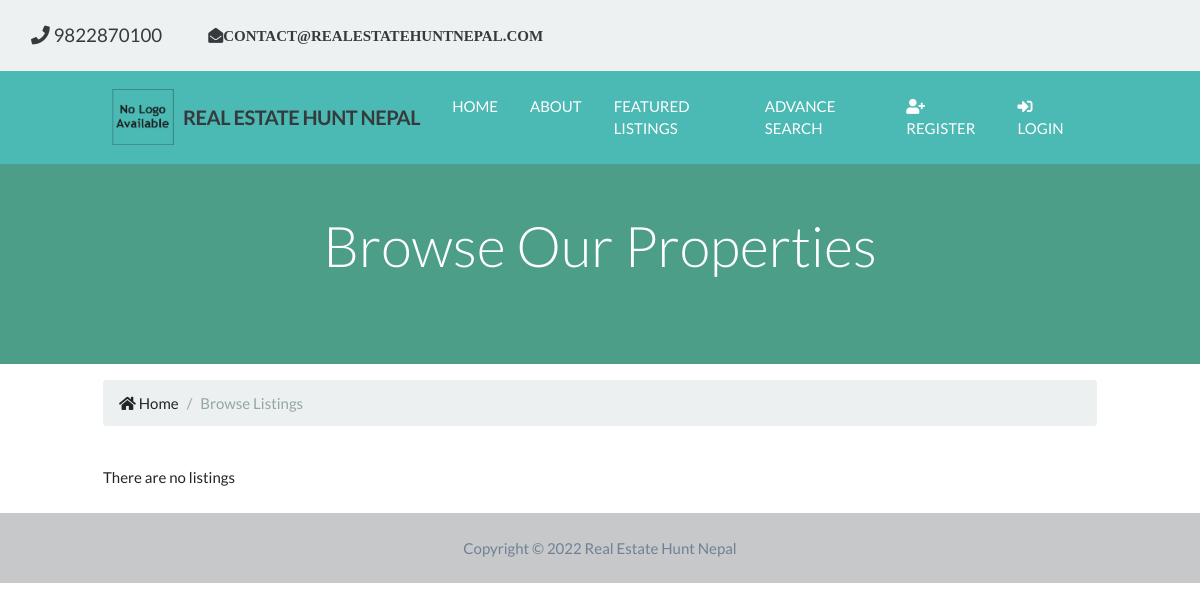
Before: /listing/ with the older database file.
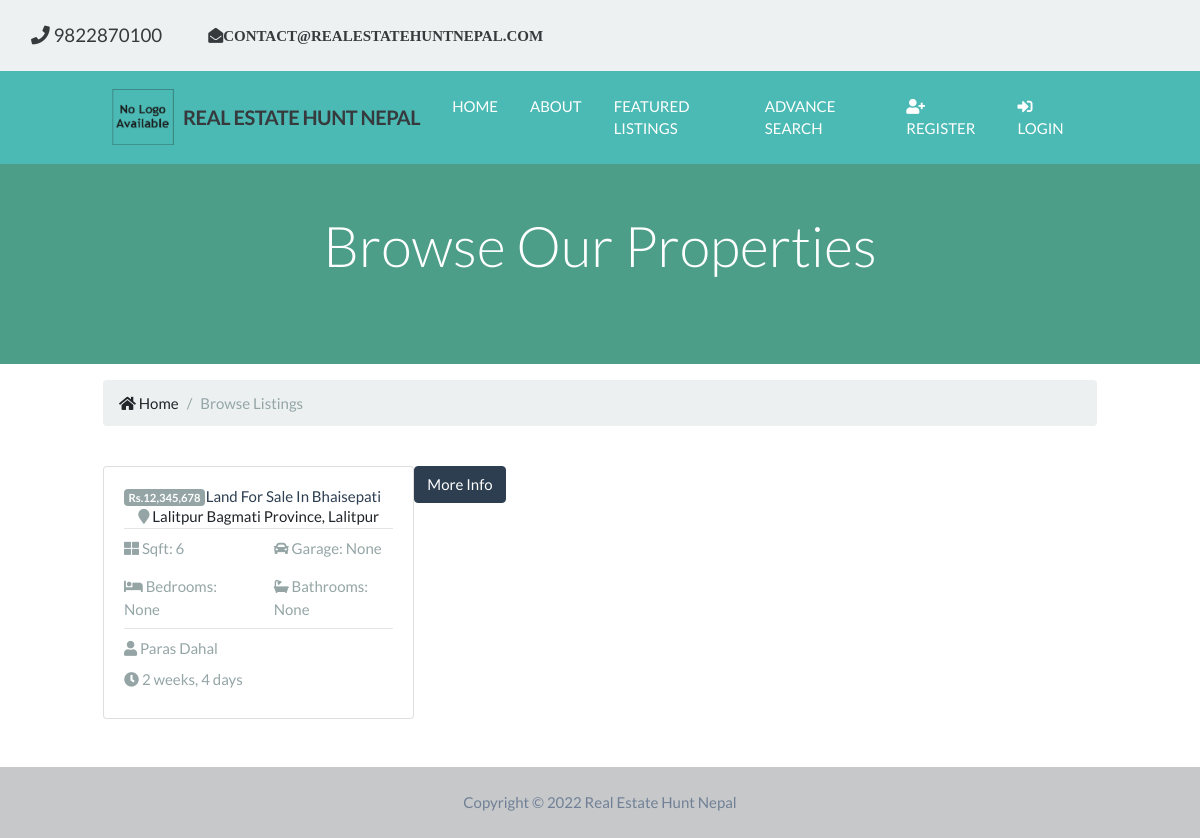
After: the same page with the newer database file.
### appartment_listing/models.py (models this page shows, shortened)
class Listings(models.Model):
    listing_id = models.AutoField(
        verbose_name='ID',
        primary_key=True,
    )
    realtor_id = models.ForeignKey(Realtors, on_delete=models.DO_NOTHING)
    listing_title = models.CharField(
        max_length=100,
        verbose_name='Title',
    )
    state = models.CharField(max_length=100, verbose_name='State')
    district = models.CharField(max_length=100, verbose_name='District')
    city = models.CharField(max_length=100, verbose_name='City')
    description = models.TextField(blank=True, verbose_name='Description')
    price = models.DecimalField(
        verbose_name='Price', max_digits=15, decimal_places=5)
    purchaseType = models.CharField(
        max_length=8, default='Buy', verbose_name='PurchaseType')
    propertyType = models.CharField(
        max_length=15, default='House', verbose_name='PropertyType')
    bedroom = models.IntegerField(
        verbose_name='Bedroom', default=None, blank=True, null=True)
    bathroom = models.IntegerField(
        verbose_name='Bathroom', default=None, blank=True, null=True)
    garage = models.IntegerField(
        verbose_name='Garage', default=None, blank=True, null=True)
    sqft = models.IntegerField(
        verbose_name='Sqft', default=None, blank=True, null=True)
    photo_main = models.ImageField(
        upload_to='photos/%Y/%m/%d/', verbose_name='Main Photo', default=None, blank=True, null=True)
    is_published = models.BooleanField(default=True, verbose_name='Published')
    list_date = models.DateTimeField(
        default=datetime.now, blank=True, verbose_name='List Date')
    class Meta():
        verbose_name = 'Listing'
        verbose_name_plural = 'Listings'

### realtor/models.py (models this page shows, shortened)
class Realtors(models.Model):
    realtor_id = models.BigAutoField(primary_key=True)
    first_name = models.CharField(
        max_length=200, verbose_name='First Name')
    last_name = models.CharField(
        max_length=200, verbose_name='Last Name')
    photo = models.ImageField(
        verbose_name='Realtor Photo', upload_to='realtor/%Y/%m/%d/')
    description = models.TextField(blank=True, verbose_name='Description')
    phone = models.CharField(max_length=50, verbose_name='Phone Number')
    email = models.EmailField(verbose_name='EMAIL')
    is_mvp = models.BooleanField(default=False, verbose_name='MVP')
    hire_date = models.DateTimeField(default=datetime.now, blank=True)
    created_at = models.DateTimeField(
        verbose_name='Created At', editable=False)
    updated_at = models.DateTimeField(
        verbose_name='Updated At', editable=False)
    class Meta:
        verbose_name = 'Realtor'
        verbose_name_plural = 'Realtors'
    def __str__(self):
        return self.first_name + ' ' + self.last_name

### appartment_listing/views.py (the view)
# urls.py: path('', views.index, name='index'),
def index(request):
    title = 'Real Estate Hunt Nepal | Listing'
    template = 'listing/index.html'
    listings = Listings.objects.all().order_by(
        '-list_date').filter(is_published=True)
    paginator = Paginator(listings, 6)
    page = request.GET.get('page')
    paged_listings = paginator.get_page(page)
    context = {'title': title,
               'listings': paged_listings,
               }
    return render(request, template, context)

### appartment_listing/templates/listing/index.html (shortened to what this page needs)
{% extends 'header/base.html' %}
{% load static %}
{% load humanize %}
{% block content %}
<section id="showcase-inner" class="py-5 text-white">
  <div class="container">
    <div class="row text-center">
      <div class="col-md-12">
        <h1 class="display-4">Browse Our Properties</h1>
      </div>
    </div>
  </div>
</section>
<section id="bc" class="mt-3">
  <div class="container">
    <nav aria-label="breadcrumb">
      <ol class="breadcrumb">
        <li class="breadcrumb-item">
          <a href="{% url 'main:main-index' %}">
            <i class="fas fa-home"></i> Home</a
          >
        </li>
        <li class="breadcrumb-item active">Browse Listings</li>
      </ol>
    </nav>
  </div>
</section>
<section id="listings" class="py-4">
  <div class="container">
    <div class="row">
      {% if listings %} {% for listing in listings %}
      <div class="col-md-6 col-lg-4 mb-4">
        <div class="card">
          <div class="card-img-overlay">
            <h2>
              <span class="badge badge-secondary text-white"
                >Rs.{{listing.price | floatformat:0 | intcomma}}</span
              >
            </h2>
          </div>
          <div class="card-body">
            <div class="listing-heading text-center">
              <h4 class="text-primary">{{listing.listing_title}}</h4>
              <p>
                <i class="fas fa-map-marker text-secondary"></i>
                {{listing.city}} {{listing.state}}, {{listing.district}}
              </p>
            </div>
            <hr />
            <div class="row py-2 text-secondary">
              <div class="col-6">
                <i class="fas fa-th-large"></i> Sqft: {{listing.sqft}}
              </div>
              <div class="col-6">
                <i class="fas fa-car"></i> Garage: {{listing.garage}}
              </div>
            </div>
            <div class="row py-2 text-secondary">
              <div class="col-6">
                <i class="fas fa-bed"></i> Bedrooms: {{listing.bedroom}}
              </div>
              <div class="col-6">
                <i class="fas fa-bath"></i> Bathrooms: {{listing.bathroom}}
              </div>
            </div>
            <hr />
            <div class="row py-2 text-secondary">
              <div class="col-12">
                <i class="fas fa-user"></i> {{listing.realtor_id}}
              </div>
            </div>
            <div class="row text-secondary pb-2">
              <div class="col-6">
                <i class="fas fa-clock"></i> {{ listing.list_date | timesince }}
              </div>
            </div>
          </div>
        </div>
      </div>
      <div class="row text-secondary">
        <a href="{% url 'listing:detail' listing.listing_id %}">
          <button type="button" class="btn btn-primary">More Info</button>
        </a>
      </div>
      {% endfor %} {% else %}
      <div class="col-md-12">
        <p>There are no listings</p>
      </div>
      {% endif %}
    </div>
  </div>
</section>
{% endblock %}

Changed rows visible on the page:
added Listings: price "12,345,678", listing_title "Attractive Land For Sale In Bhaisepati", city "Lalitpur", state "Bagmati Province", district "Lalitpur", sqft "6", garage "None", bedroom "None", bathroom "None", realtor_id "Paras Dahal", list_date "2 weeks, 4 days"
Other visible differences:
text no longer shown: "There are no listings"
